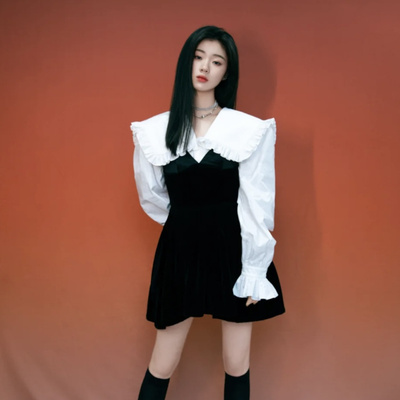
//> input picture shan3.jpg, 400 x 400 px
$ ./Source   (built with g++ and OpenCV 4)
//> lines starting //> are read from the running program, lines starting //| are printed output that depends on the picture; after the words box and inside, x2 and y2 are one past the last pixel; in counts of white or black regions, pixels touching at a corner belong together
//> in seperate_background, src is the input picture: 400 rows x 400 cols, CV_8UC3; mean B, G, R 73, 87.6, 142.3
#define _CRT_SECURE_NO_WARNINGS
#include <string>
#include <opencv2\opencv.hpp>
#include<iostream>
#include <algorithm>
#include <time.h>
using namespace std;
using namespace cv;


//键盘响应
// [474 lines left out: functions key_demo, colour_style_demo, car_detect, car_detect2, people_detect2, mat_to_samples and 1 more, not called in this run]


//背景抠图
// 输入参数
struct Inputparama {
	int thresh = 30;                               // 背景识别阈值，该值越小，则识别非背景区面积越大，需有合适范围，目前为5-60
	int transparency = 255;                        // 背景替换色透明度，255为实，0为透明
	int size = 7;                                  // 非背景区边缘虚化参数，该值越大，则边缘虚化程度越明显
	Point p = Point(0, 0);                 // 背景色采样点，可通过人机交互获取，也可用默认(0,0)点颜色作为背景色
	Scalar color = Scalar(0, 0, 255);  // 背景色
};

// 计算差值均方根
int geiDiff(uchar b, uchar g, uchar r, uchar tb, uchar tg, uchar tr)
{
	return  int(sqrt(((b - tb) * (b - tb) + (g - tg) * (g - tg) + (r - tr) * (r - tr)) / 3));
}

// 背景分离
Mat BackgroundSeparation(Mat src, Inputparama input)
{
	Mat bgra, mask;
	// 转化为BGRA格式，带透明度，4通道
	cvtColor(src, bgra, COLOR_BGR2BGRA);
	mask = Mat::zeros(bgra.size(), CV_8UC1);
	int row = src.rows;
//> row = 400
	int col = src.cols;
//> col = 400

	// 异常数值修正
	input.p.x = max(0, min(col, input.p.x));
//> input.p = Point(0, 0)
	input.p.y = max(0, min(row, input.p.y));
	input.thresh = max(5, min(100, input.thresh));
//> input.thresh = 55
	input.transparency = max(0, min(255, input.transparency));
//> input.transparency = 255
	input.size = max(0, min(30, input.size));

	// 确定背景色
	uchar ref_b = src.at<Vec3b>(input.p.y, input.p.x)[0];
//> ref_b = 40
	uchar ref_g = src.at<Vec3b>(input.p.y, input.p.x)[1];
//> ref_g = 54
	uchar ref_r = src.at<Vec3b>(input.p.y, input.p.x)[2];
//> ref_r = 103

	// 计算蒙版区域（掩膜）
	for (int i = 0; i < row; ++i)
	{
		uchar* m = mask.ptr<uchar>(i);
		uchar* b = src.ptr<uchar>(i);
		for (int j = 0; j < col; ++j)
		{
			if ((geiDiff(b[3 * j], b[3 * j + 1], b[3 * j + 2], ref_b, ref_g, ref_r)) > input.thresh)
			{
				m[j] = 255;
			}
		}
	}
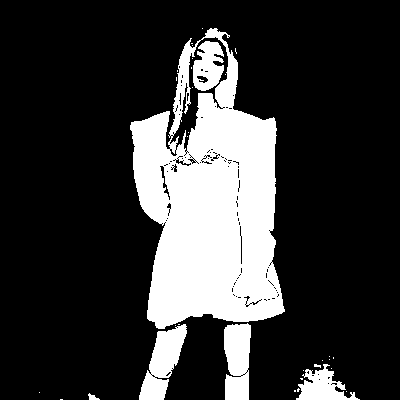
//> mask: 400 rows x 400 cols, CV_8UC1; 21.3% white; 33 white regions (27 under 20 px)

	// 寻找轮廓，作用是填充轮廓内黑洞
	vector<vector<Point>> contour;
	vector<Vec4i> hierarchy;
	// RETR_TREE以网状结构提取所有轮廓，CHAIN_APPROX_NONE获取轮廓的每个像素
	findContours(mask, contour, hierarchy, RETR_EXTERNAL, CHAIN_APPROX_NONE);
//> contour = 26 contours, 21 with area under 20; largest, box (x1, y1, x2, y2) and area: (130, 28, 285, 329) 30740, (139, 324, 187, 400) 1764, (224, 323, 251, 400) 1682, (296, 364, 360, 400) 1026, (88, 393, 100, 400) 30
	drawContours(mask, contour, -1, Scalar(255), FILLED, 4);

	// 闭运算
	Mat element = getStructuringElement(MORPH_ELLIPSE, Size(5, 5));
	morphologyEx(mask, mask, MORPH_CLOSE, element);

	// 掩膜滤波，是为了边缘虚化
	blur(mask, mask, Size(2 * input.size + 1, 2 * input.size + 1));
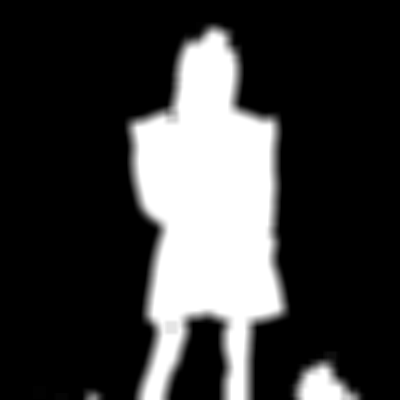
//> mask: 400 rows x 400 cols, CV_8UC1; min 0, max 255, mean 58.8

	// 改色
	for (int i = 0; i < row; ++i)
	{
		uchar* r = bgra.ptr<uchar>(i);
		uchar* m = mask.ptr<uchar>(i);
		for (int j = 0; j < col; ++j)
		{
			// 蒙版为0的区域就是标准背景区
			if (m[j] == 0)
			{
				r[4 * j] = uchar(input.color[0]);
				r[4 * j + 1] = uchar(input.color[1]);
				r[4 * j + 2] = uchar(input.color[2]);
				r[4 * j + 3] = uchar(input.transparency);
			}
			// 不为0且不为255的区域是轮廓区域（边缘区），需要虚化处理
			else if (m[j] != 255)
			{
				// 边缘处按比例上色
				int newb = (r[4 * j] * m[j] * 0.3 + input.color[0] * (255 - m[j]) * 0.7) / ((255 - m[j]) * 0.7 + m[j] * 0.3);
				int newg = (r[4 * j + 1] * m[j] * 0.3 + input.color[1] * (255 - m[j]) * 0.7) / ((255 - m[j]) * 0.7 + m[j] * 0.3);
				int newr = (r[4 * j + 2] * m[j] * 0.3 + input.color[2] * (255 - m[j]) * 0.7) / ((255 - m[j]) * 0.7 + m[j] * 0.3);
				int newt = (r[4 * j + 3] * m[j] * 0.3 + input.transparency * (255 - m[j]) * 0.7) / ((255 - m[j]) * 0.7 + m[j] * 0.3);
				newb = max(0, min(255, newb));
				newg = max(0, min(255, newg));
				newr = max(0, min(255, newr));
				newt = max(0, min(255, newt));
				r[4 * j] = newb;
				r[4 * j + 1] = newg;
				r[4 * j + 2] = newr;
				r[4 * j + 3] = newt;
			}
		}
	}
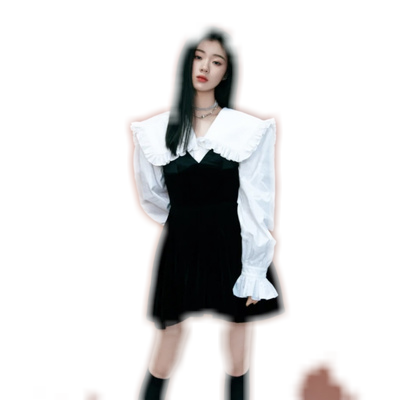
//> bgra: 400 rows x 400 cols, CV_8UC4; mean B, G, R, A 221.4, 221.3, 221.7, 255
	return bgra;
}

int seperate_background()
{
	Mat src = imread("E:\\opencv\\shan3.jpg");
	Inputparama input;
	input.thresh = 55;
	input.transparency = 255;
	input.size = 6;
	input.color = Scalar(255, 255, 255);

	clock_t s, e;
	s = clock();
	Mat result = BackgroundSeparation(src, input);
	e = clock();
	double dif = e - s;
	cout << "time:" << dif << endl;

	imshow("original", src);
	imshow("result", result);
	imwrite("result1.png", result);
	waitKey(0);
	return 0;
}

//根据HSV空间换背景，找出人像
//主要是基于图像色彩空间，转换为HSV色彩空间实现mask层提取、然后通过一些简单的图像处理比如形态学开闭操作、高斯模糊等到完整的mask区域，
//运用mask区域生成权重系数，对绿幕图像与背景图像重新融合生成一个新输出图像，完成抠图。

//融合和替换
Mat background_01;
Mat background_02;
// [95 lines left out: functions replace_and_blend, replace_hsv, not called in this run]


int main()
{
	seperate_background();
	return 0;
}


// [40 lines left out: function main11, not called in this run]
